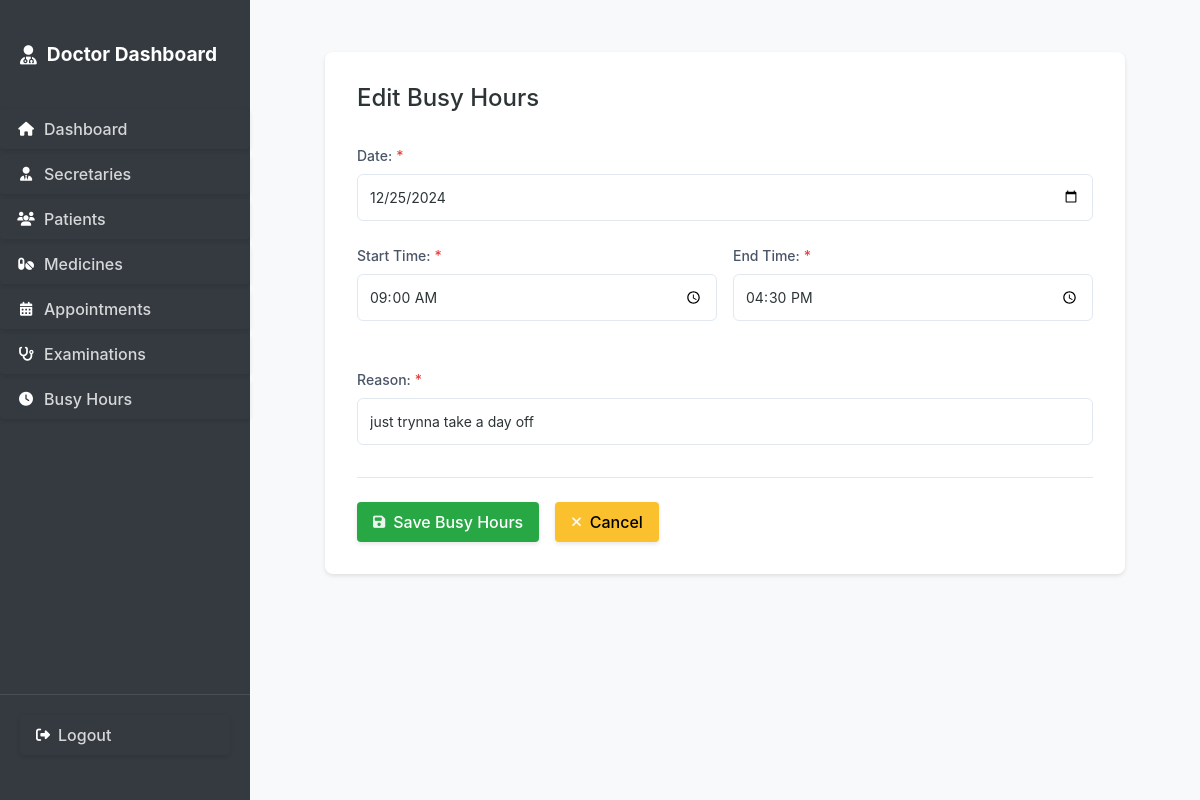
Screenshot of /doctor/busy-hours/1/edit/ (signed in) with the database file from the repository.
### secretary_dash/models.py (models this page shows, shortened)
class BusyHours(models.Model):
    date = models.DateField()
    start_time = models.TimeField()
    end_time = models.TimeField()
    reason = models.CharField(max_length=200)
    created_at = models.DateTimeField(auto_now_add=True)
    class Meta:
        verbose_name = "Busy Hours"
        verbose_name_plural = "Busy Hours"
        ordering = ['date', 'start_time']

### secretary_dash/views.py (the view)
# urls.py: path('doctor/busy-hours/<int:pk>/edit/', views.busy_hours_edit, name='busy_hours_edit'),
@login_required
@user_passes_test(is_doctor)
def busy_hours_edit(request, pk):
    busy_hours = get_object_or_404(BusyHours, pk=pk)
    if request.method == 'POST':
        form = BusyHoursForm(request.POST, instance=busy_hours)
        if form.is_valid():
            form.save()
            messages.success(request, 'Busy hours updated successfully!')
            return redirect('secretary_dash:busy_hours_list')
    else:
        form = BusyHoursForm(instance=busy_hours)
    return render(request, 'secretary_dash/doctor/busy_hours_form.html', {
        'form': form,
        'title': 'Edit Busy Hours'
    })

### secretary_dash/forms.py (shortened to what this page needs)
class BusyHoursForm(forms.ModelForm):
    class Meta:
        model = BusyHours
        fields = ['date', 'start_time', 'end_time', 'reason']
        widgets = {
            'date': forms.DateInput(attrs={'type': 'date'}),
            'start_time': forms.TimeInput(attrs={'type': 'time'}),
            'end_time': forms.TimeInput(attrs={'type': 'time'}),
            'reason': forms.TextInput(attrs={'placeholder': 'Optional: Reason for busy hours'})
        }

### secretary_dash/auth.py (called while the page is built)
    def get_user(self, user_id):
        UserModel = get_user_model()
        try:
            return UserModel.objects.get(pk=user_id)
        except UserModel.DoesNotExist:
            return None

### secretary_dash/views.py (called while the page is built)
def is_doctor(user):
    return user.is_superuser

### templates/secretary_dash/doctor/busy_hours_form.html (shortened to what this page needs)
{% extends 'secretary_dash/common/form_base.html' %}
{% block form_content %}
<form method="post" class="styled-form">
    <div class="form-group {% if form.date.field.required %}required-field{% endif %} {% if form.date.errors %}has-error{% endif %}">
        <label for="{{ form.date.id_for_label }}">Date:</label>
        {{ form.date }}
    </div>
    <div class="form-row">
        <div class="form-group {% if form.start_time.field.required %}required-field{% endif %} {% if form.start_time.errors %}has-error{% endif %}">
            <label for="{{ form.start_time.id_for_label }}">Start Time:</label>
            {{ form.start_time }}
        </div>
        <div class="form-group {% if form.end_time.field.required %}required-field{% endif %} {% if form.end_time.errors %}has-error{% endif %}">
            <label for="{{ form.end_time.id_for_label }}">End Time:</label>
            {{ form.end_time }}
        </div>
    </div>
    <div class="form-group {% if form.reason.field.required %}required-field{% endif %} {% if form.reason.errors %}has-error{% endif %}">
        <label for="{{ form.reason.id_for_label }}">Reason:</label>
        {{ form.reason }}
    </div>
    <div class="form-actions">
        <button type="submit" class="btn btn-add">
            <i class="fas fa-save"></i>
            <span>Save Busy Hours</span>
        </button>
        <a href="{% url 'secretary_dash:busy_hours_list' %}" class="btn btn-cancel">
            <i class="fas fa-times"></i>
            <span>Cancel</span>
        </a>
    </div>
</form>
{% endblock %}

### static/css/main.css (style rules this page uses)
body { margin: 0; padding: 0; font-family: -apple-system, BlinkMacSystemFont, "Segoe UI", Roboto, "Helvetica Neue", Arial, sans-serif; background-color: #f8f9fa; }
.btn-cancel { background-color: #ffc107 !important; color: #212529 !important; }
.btn { display: inline-flex !important; align-items: center !important; gap: 0.5rem !important; padding: 0.5rem 1rem !important; border-radius: 0.25rem !important; border: none !important; cursor: pointer !important; font-weight: 500 !important; transition: all 0.2s ease !important; text-decoration: none !important; box-shadow: 0 0.125rem 0.25rem rgba(0, 0, 0, 0.1) !important; }
form:not(.user-menu form) button[type="submit"]:not(.btn-cancel):not(.btn-delete), form:not(.user-menu form) input[type="submit"]:not(.btn-cancel):not(.btn-delete) { background-color: #28a745 !important; border-color: #28a745 !important; color: white !important; }
.btn .fas, .btn .far, .btn .fab, .btn .fa { color: rgba(255, 255, 255, 0.9) !important; }
.form-group { margin-bottom: 1rem; }
.form-group label { display: block; margin-bottom: 0.5rem; }
.form-group input { width: 100%; padding: 0.5rem; border: 0.0625rem solid #ddd; border-radius: 0.25rem; }
.form-group.required-field label::after { content: "*"; color: #dc3545; margin-left: 0.25rem; }
.form-actions { display: flex; gap: 1rem; margin-top: 2rem; }
.btn-add { background-color: #2e7d32 !important; color: white !important; }
.btn-cancel { background-color: #fbc02d !important; color: #000 !important; }
.btn i { font-size: 0.875rem !important; }
.form-group { margin-bottom: 1.5rem; }
.form-group label { display: block; margin-bottom: 0.5rem; color: #4a5568; font-weight: 500; font-size: 0.875rem; }
.form-group input, .form-group select, .form-group textarea { width: 100%; padding: 0.75rem; border: 0.0625rem solid #e2e8f0; border-radius: 0.375rem; background-color: #fff; color: #2d3436; font-size: 0.875rem; transition: all 0.2s ease; }
.form-group.required-field label::after { content: "*"; color: #e53e3e; margin-left: 0.25rem; }
.form-row { display: grid; grid-template-columns: repeat(auto-fit, minmax(15rem, 1fr)); gap: 1rem; margin-bottom: 1.5rem; }
.form-actions { display: flex; gap: 1rem; margin-top: 2rem; padding-top: 1.5rem; border-top: 0.0625rem solid #e2e8f0; }
input[type="date"], input[type="time"] { min-height: 2.75rem; }

### rows the page displays
BusyHours: date "12/25/2024", start_time "09:00:00", end_time "16:30:00", reason "just trynna take a day off"

### other values shown
{{ title }} "Edit Busy Hours"
